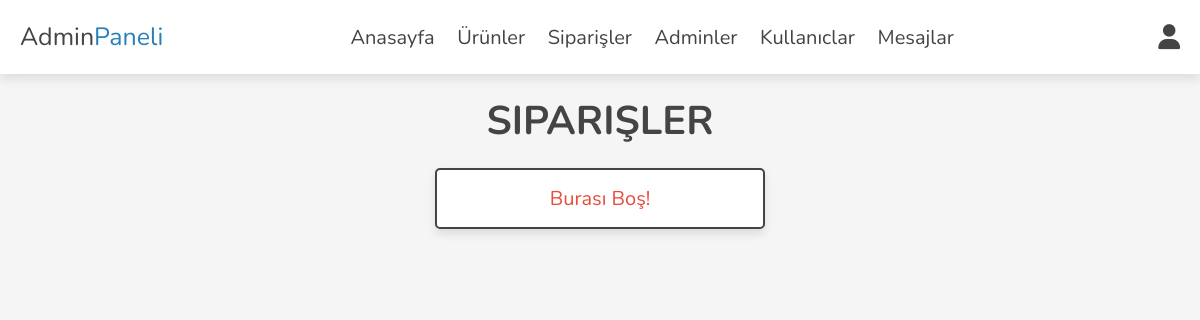
Before: /admin/placed_orders.php (signed in) with the older database file.
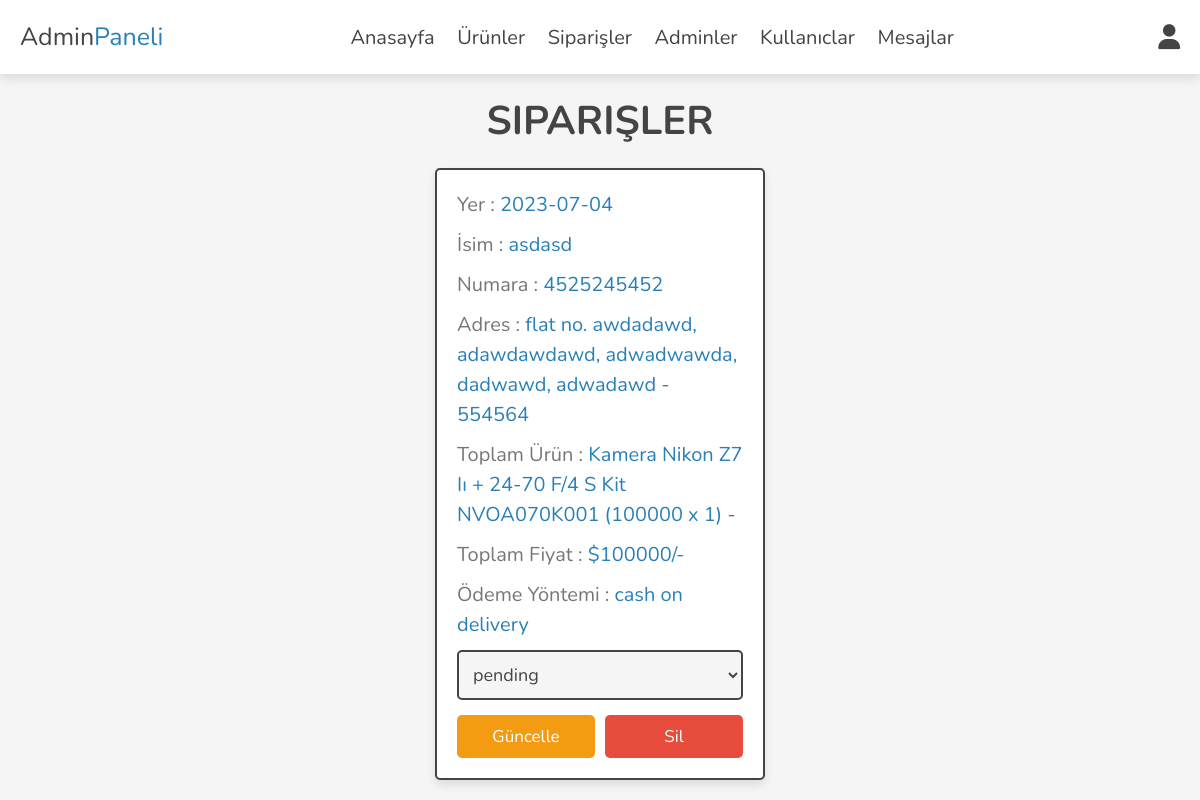
After: the same page with the newer database file.
### tables this page shows
CREATE TABLE `orders` (
  `id` int(100) NOT NULL,
  `user_id` int(100) NOT NULL,
  `name` varchar(20) NOT NULL,
  `number` varchar(10) NOT NULL,
  `email` varchar(50) NOT NULL,
  `method` varchar(50) NOT NULL,
  `address` varchar(500) NOT NULL,
  `total_products` varchar(1000) NOT NULL,
  `total_price` int(100) NOT NULL,
  `placed_on` date NOT NULL DEFAULT current_timestamp(),
  `payment_status` varchar(20) NOT NULL DEFAULT 'pending'
);

### admin/placed_orders.php (the view, shortened to what this page needs)
<?php
include '../components/connect.php';
?>
<!DOCTYPE html>
<html lang="en">
<head>
   <link rel="stylesheet" href="https://cdnjs.cloudflare.com/ajax/libs/font-awesome/6.1.1/css/all.min.css">
   <link rel="stylesheet" href="../css/admin_style.css">
</head>
<body>
<?php include '../components/admin_header.php'; ?>
<section class="orders">
<h1 class="heading">Siparişler</h1>
<div class="box-container">
   <?php
      $select_orders = $conn->prepare("SELECT * FROM `orders`");
      $select_orders->execute();
      if($select_orders->rowCount() > 0){
         while($fetch_orders = $select_orders->fetch(PDO::FETCH_ASSOC)){
   ?>
   <div class="box">
      <p> Yer  : <span><?= $fetch_orders['placed_on']; ?></span> </p>
      <p> İsim : <span><?= $fetch_orders['name']; ?></span> </p>
      <p> Numara : <span><?= $fetch_orders['number']; ?></span> </p>
      <p> Adres : <span><?= $fetch_orders['address']; ?></span> </p>
      <p> Toplam Ürün : <span><?= $fetch_orders['total_products']; ?></span> </p>
      <p> Toplam Fiyat : <span>$<?= $fetch_orders['total_price']; ?>/-</span> </p>
      <p> Ödeme Yöntemi : <span><?= $fetch_orders['method']; ?></span> </p>
      <form action="" method="post">
         <select name="payment_status" class="select">
            <option selected disabled><?= $fetch_orders['payment_status']; ?></option>
         </select>
        <div class="flex-btn">
         <input type="submit" value="güncelle" class="option-btn" name="update_payment">
         <a href="placed_orders.php?delete=<?= $fetch_orders['id']; ?>" class="delete-btn" onclick="return confirm('Ürünü silmek istediğine eminmisin?');">Sil</a>
        </div>
      </form>
   </div>
   <?php
         }
      }else{
         echo '<p class="empty">Burası Boş!</p>';
      }
   ?>
</div>
</section>
</body>
</html>

Changed rows visible on the page:
added orders: placed_on "2023-07-04", name "asdasd", number "4525245452", address "flat no. awdadawd, adawdawdawd, adwadwawda, dadwawd, adwadawd - 554564", total_products "Kamera Nikon Z7 Iı + 24-70 F/4 S Kit NVOA070K001 (100000 x 1) -", total_price "100000", method "cash on delivery", payment_status "pending"
Other visible differences:
text no longer shown: "Burası Boş!"
